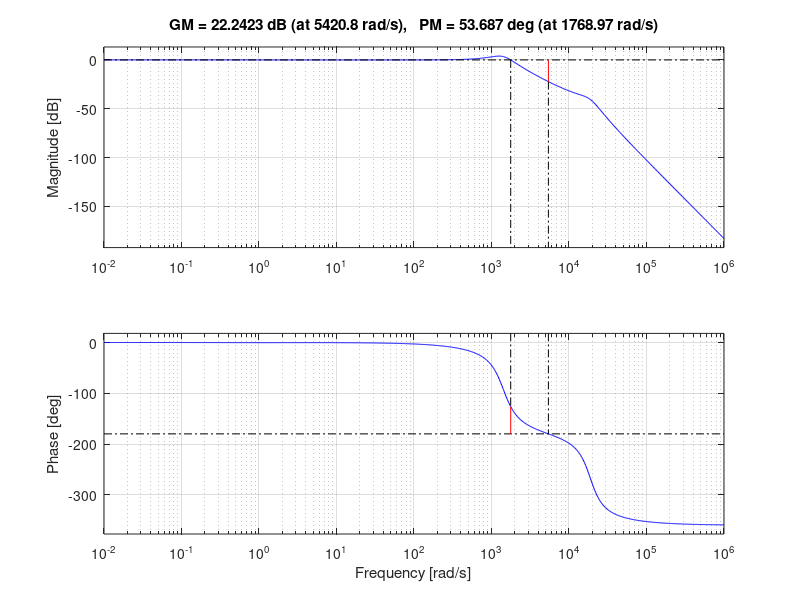

Source code (MATLAB):

sys_pd = tf([1 1], 1)

Tao_1 = 10^-3
sys_motor_coil = tf(5, [Tao_1, 1])

Tao_2 = 1/20
sys_arm = tf(0.05, conv([1 0], [Tao_2, 1]))

zet = 0.3
w_n = 18.85e03
sys_flexure_and_head = tf(1, [w_n^-2 2*zet/w_n 1])

sys_open = minreal(sys_pd * sys_motor_coil * sys_arm * sys_flexure_and_head)
K = 400
sys = minreal(feedback(K*sys_open, 1))
figure(1); margin(sys)
